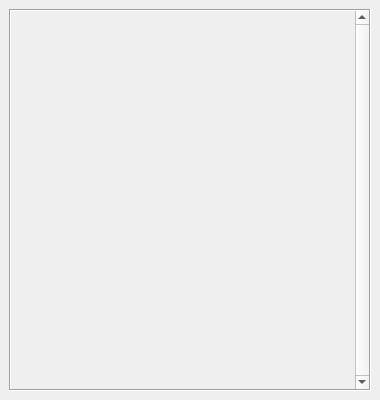
<?xml version="1.0" encoding="UTF-8"?>
<ui version="4.0">
 <class>MainWindow</class>
 <widget class="QMainWindow" name="MainWindow">
  <property name="geometry">
   <rect>
    <x>210</x>
    <y>40</y>
    <width>380</width>
    <height>400</height>
   </rect>
  </property>
  <property name="sizePolicy">
   <sizepolicy hsizetype="Preferred" vsizetype="Preferred">
    <horstretch>0</horstretch>
    <verstretch>0</verstretch>
   </sizepolicy>
  </property>
  <property name="minimumSize">
   <size>
    <width>380</width>
    <height>100</height>
   </size>
  </property>
  <property name="maximumSize">
   <size>
    <width>380</width>
    <height>1000</height>
   </size>
  </property>
  <property name="windowTitle">
   <string>Telefonia IP</string>
  </property>
  <property name="windowIcon">
   <iconset>
    <normaloff>llamada_reposo.png</normaloff>llamada_reposo.png</iconset>
  </property>
  <property name="layoutDirection">
   <enum>Qt::LeftToRight</enum>
  </property>
  <property name="styleSheet">
   <string notr="true"/>
  </property>
  <widget class="QWidget" name="centralwidget">
   <layout class="QGridLayout" name="gridLayout">
    <item row="0" column="0" rowspan="2">
     <widget class="QScrollArea" name="scrollArea_3">
      <property name="sizePolicy">
       <sizepolicy hsizetype="Expanding" vsizetype="Minimum">
        <horstretch>0</horstretch>
        <verstretch>0</verstretch>
       </sizepolicy>
      </property>
      <property name="frameShape">
       <enum>QFrame::Box</enum>
      </property>
      <property name="verticalScrollBarPolicy">
       <enum>Qt::ScrollBarAlwaysOn</enum>
      </property>
      <property name="sizeAdjustPolicy">
       <enum>QAbstractScrollArea::AdjustIgnored</enum>
      </property>
      <property name="widgetResizable">
       <bool>true</bool>
      </property>
      <widget class="QWidget" name="scrollAreaWidgetContents_3">
       <property name="geometry">
        <rect>
         <x>0</x>
         <y>0</y>
         <width>301</width>
         <height>321</height>
        </rect>
       </property>
       <layout class="QVBoxLayout" name="verticalLayout_4">
        <item>
         <layout class="QVBoxLayout" name="verticalLayout">
          <item>
           <spacer name="verticalSpacer">
            <property name="orientation">
             <enum>Qt::Vertical</enum>
            </property>
            <property name="sizeHint" stdset="0">
             <size>
              <width>20</width>
              <height>40</height>
             </size>
            </property>
           </spacer>
          </item>
         </layout>
        </item>
       </layout>
      </widget>
     </widget>
    </item>
   </layout>
  </widget>
 </widget>
 <resources>
  <include location="icons.qrc"/>
 </resources>
 <connections/>
</ui>
